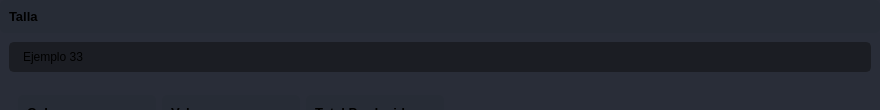
                        <widget class="QFrame" name="frame_div_content_5">
                         <property name="minimumSize">
                          <size>
                           <width>0</width>
                           <height>110</height>
                          </size>
                         </property>
                         <property name="maximumSize">
                          <size>
                           <width>16777215</width>
                           <height>110</height>
                          </size>
                         </property>
                         <property name="styleSheet">
                          <string notr="true">background-color: rgb(41, 45, 56);
border-radius: 5px;
</string>
                         </property>
                         <property name="frameShape">
                          <enum>QFrame::NoFrame</enum>
                         </property>
                         <property name="frameShadow">
                          <enum>QFrame::Raised</enum>
                         </property>
                         <layout class="QVBoxLayout" name="verticalLayout_36">
                          <property name="spacing">
                           <number>0</number>
                          </property>
                          <property name="leftMargin">
                           <number>0</number>
                          </property>
                          <property name="topMargin">
                           <number>0</number>
                          </property>
                          <property name="rightMargin">
                           <number>0</number>
                          </property>
                          <property name="bottomMargin">
                           <number>0</number>
                          </property>
                          <item>
                           <widget class="QFrame" name="frame_title_wid_6">
                            <property name="maximumSize">
                             <size>
                              <width>16777215</width>
                              <height>35</height>
                             </size>
                            </property>
                            <property name="styleSheet">
                             <string notr="true">background-color: rgb(39, 44, 54);</string>
                            </property>
                            <property name="frameShape">
                             <enum>QFrame::StyledPanel</enum>
                            </property>
                            <property name="frameShadow">
                             <enum>QFrame::Raised</enum>
                            </property>
                            <layout class="QVBoxLayout" name="verticalLayout_37">
                             <item>
                              <widget class="QLabel" name="labelBoxBlenderInstalation_14">
                               <property name="font">
                                <font>
                                 <family>Segoe UI</family>
                                 <pointsize>10</pointsize>
                                 <weight>75</weight>
                                 <bold>true</bold>
                                </font>
                               </property>
                               <property name="styleSheet">
                                <string notr="true"/>
                               </property>
                               <property name="text">
                                <string>Talla</string>
                               </property>
                              </widget>
                             </item>
                            </layout>
                           </widget>
                          </item>
                          <item>
                           <widget class="QFrame" name="frame_content_wid_6">
                            <property name="frameShape">
                             <enum>QFrame::NoFrame</enum>
                            </property>
                            <property name="frameShadow">
                             <enum>QFrame::Raised</enum>
                            </property>
                            <layout class="QVBoxLayout" name="verticalLayout_38">
                             <item>
                              <layout class="QVBoxLayout" name="verticalLayout_39">
                               <property name="bottomMargin">
                                <number>0</number>
                               </property>
                               <item>
                                <widget class="QLineEdit" name="CampoTalla">
                                 <property name="minimumSize">
                                  <size>
                                   <width>0</width>
                                   <height>30</height>
                                  </size>
                                 </property>
                                 <property name="styleSheet">
                                  <string notr="true">QLineEdit {
	background-color: rgb(27, 29, 35);
	border-radius: 5px;
	border: 2px solid rgb(27, 29, 35);
	padding-left: 10px;
}
QLineEdit:hover {
	border: 2px solid rgb(64, 71, 88);
}
QLineEdit:focus {
	border: 2px solid rgb(91, 101, 124);
}</string>
                                 </property>
                                 <property name="text">
                                  <string>Ejemplo 33 </string>
                                 </property>
                                 <property name="placeholderText">
                                  <string>Your Password</string>
                                 </property>
                                </widget>
                               </item>
                               <item>
                                <widget class="QFrame" name="frame_3">
                                 <property name="minimumSize">
                                  <size>
                                   <width>0</width>
                                   <height>150</height>
                                  </size>
                                 </property>
                                 <property name="frameShape">
                                  <enum>QFrame::StyledPanel</enum>
                                 </property>
                                 <property name="frameShadow">
                                  <enum>QFrame::Raised</enum>
                                 </property>
                                 <layout class="QHBoxLayout" name="horizontalLayout_9">
                                  <item>
                                   <widget class="QFrame" name="frame_div_content_8">
                                    <property name="minimumSize">
                                     <size>
                                      <width>0</width>
                                      <height>110</height>
                                     </size>
                                    </property>
                                    <property name="maximumSize">
                                     <size>
                                      <width>16777215</width>
                                      <height>110</height>
                                     </size>
                                    </property>
                                    <property name="styleSheet">
                                     <string notr="true">background-color: rgb(41, 45, 56);
border-radius: 5px;
</string>
                                    </property>
                                    <property name="frameShape">
                                     <enum>QFrame::NoFrame</enum>
                                    </property>
                                    <property name="frameShadow">
                                     <enum>QFrame::Raised</enum>
                                    </property>
                                    <layout class="QVBoxLayout" name="verticalLayout_48">
                                     <property name="spacing">
                                      <number>0</number>
                                     </property>
                                     <property name="leftMargin">
                                      <number>0</number>
                                     </property>
                                     <property name="topMargin">
                                      <number>0</number>
                                     </property>
                                     <property name="rightMargin">
                                      <number>0</number>
                                     </property>
                                     <property name="bottomMargin">
                                      <number>0</number>
                                     </property>
                                     <item>
                                      <widget class="QFrame" name="frame_title_wid_9">
                                       <property name="maximumSize">
                                        <size>
                                         <width>16777215</width>
                                         <height>35</height>
                                        </size>
                                       </property>
                                       <property name="styleSheet">
                                        <string notr="true">background-color: rgb(39, 44, 54);</string>
                                       </property>
                                       <property name="frameShape">
                                        <enum>QFrame::StyledPanel</enum>
                                       </property>
                                       <property name="frameShadow">
                                        <enum>QFrame::Raised</enum>
                                       </property>
                                       <layout class="QVBoxLayout" name="verticalLayout_50">
                                        <item>
                                         <widget class="QLabel" name="labelBoxBlenderInstalation_19">
                                          <property name="font">
                                           <font>
                                            <family>Segoe UI</family>
                                            <pointsize>10</pointsize>
                                            <weight>75</weight>
                                            <bold>true</bold>
                                           </font>
                                          </property>
                                          <property name="styleSheet">
                                           <string notr="true"/>
                                          </property>
                                          <property name="text">
                                           <string>Color</string>
                                          </property>
                                         </widget>
                                        </item>
                                       </layout>
                                      </widget>
                                     </item>
                                     <item>
                                      <widget class="QFrame" name="frame_content_wid_9">
                                       <property name="frameShape">
                                        <enum>QFrame::NoFrame</enum>
                                       </property>
                                       <property name="frameShadow">
                                        <enum>QFrame::Raised</enum>
                                       </property>
                                       <layout class="QVBoxLayout" name="verticalLayout_51">
                                        <item>
                                         <layout class="QVBoxLayout" name="verticalLayout_57">
                                          <property name="bottomMargin">
                                           <number>0</number>
                                          </property>
                                          <item>
                                           <widget class="QLineEdit" name="CampoColor">
                                            <property name="minimumSize">
                                             <size>
                                              <width>0</width>
                                              <height>30</height>
                                             </size>
                                            </property>
                                            <property name="styleSheet">
                                             <string notr="true">QLineEdit {
	background-color: rgb(27, 29, 35);
	border-radius: 5px;
	border: 2px solid rgb(27, 29, 35);
	padding-left: 10px;
}
QLineEdit:hover {
	border: 2px solid rgb(64, 71, 88);
}
QLineEdit:focus {
	border: 2px solid rgb(91, 101, 124);
}</string>
                                            </property>
                                            <property name="text">
                                             <string>Ejemplo NEGRO</string>
                                            </property>
                                            <property name="placeholderText">
                                             <string>Your Password</string>
                                            </property>
                                           </widget>
                                          </item>
                                         </layout>
                                        </item>
                                       </layout>
                                      </widget>
                                     </item>
                                    </layout>
                                   </widget>
                                  </item>
                                  <item>
                                   <widget class="QFrame" name="frame_div_content_10">
                                    <property name="minimumSize">
                                     <size>
                                      <width>0</width>
                                      <height>110</height>
                                     </size>
                                    </property>
                                    <property name="maximumSize">
                                     <size>
                                      <width>16777215</width>
                                      <height>110</height>
                                     </size>
                                    </property>
                                    <property name="styleSheet">
                                     <string notr="true">background-color: rgb(41, 45, 56);
border-radius: 5px;
</string>
                                    </property>
                                    <property name="frameShape">
                                     <enum>QFrame::NoFrame</enum>
                                    </property>
                                    <property name="frameShadow">
                                     <enum>QFrame::Raised</enum>
                                    </property>
                                    <layout class="QVBoxLayout" name="verticalLayout_55">
                                     <property name="spacing">
                                      <number>0</number>
                                     </property>
                                     <property name="leftMargin">
                                      <number>0</number>
                                     </property>
                                     <property name="topMargin">
                                      <number>0</number>
                                     </property>
                                     <property name="rightMargin">
                                      <number>0</number>
                                     </property>
                                     <property name="bottomMargin">
                                      <number>0</number>
                                     </property>
                                     <item>
                                      <widget class="QFrame" name="frame_title_wid_11">
                                       <property name="maximumSize">
                                        <size>
                                         <width>16777215</width>
                                         <height>35</height>
                                        </size>
                                       </property>
                                       <property name="styleSheet">
                                        <string notr="true">background-color: rgb(39, 44, 54);</string>
                                       </property>
                                       <property name="frameShape">
                                        <enum>QFrame::StyledPanel</enum>
                                       </property>
                                       <property name="frameShadow">
                                        <enum>QFrame::Raised</enum>
                                       </property>
                                       <layout class="QVBoxLayout" name="verticalLayout_56">
                                        <item>
                                         <widget class="QLabel" name="labelBoxBlenderInstalation_21">
                                          <property name="font">
                                           <font>
                                            <family>Segoe UI</family>
                                            <pointsize>10</pointsize>
                                            <weight>75</weight>
                                            <bold>true</bold>
                                           </font>
                                          </property>
                                          <property name="styleSheet">
                                           <string notr="true"/>
                                          </property>
                                          <property name="text">
                                           <string>Valor</string>
                                          </property>
                                         </widget>
                                        </item>
                                       </layout>
                                      </widget>
                                     </item>
                                     <item>
                                      <widget class="QFrame" name="frame_content_wid_11">
                                       <property name="frameShape">
                                        <enum>QFrame::NoFrame</enum>
                                       </property>
                                       <property name="frameShadow">
                                        <enum>QFrame::Raised</enum>
                                       </property>
                                       <layout class="QVBoxLayout" name="verticalLayout_59">
                                        <item>
                                         <layout class="QVBoxLayout" name="verticalLayout_60">
                                          <property name="bottomMargin">
                                           <number>0</number>
                                          </property>
                                          <item>
                                           <widget class="QLineEdit" name="CampoValor">
                                            <property name="minimumSize">
                                             <size>
                                              <width>0</width>
                                              <height>30</height>
                                             </size>
                                            </property>
                                            <property name="styleSheet">
                                             <string notr="true">QLineEdit {
	background-color: rgb(27, 29, 35);
	border-radius: 5px;
	border: 2px solid rgb(27, 29, 35);
	padding-left: 10px;
}
QLineEdit:hover {
	border: 2px solid rgb(64, 71, 88);
}
QLineEdit:focus {
	border: 2px solid rgb(91, 101, 124);
}</string>
                                            </property>
                                            <property name="text">
                                             <string>Ejemplo 5500</string>
                                            </property>
                                            <property name="placeholderText">
                                             <string>Your Password</string>
                                            </property>
                                           </widget>
                                          </item>
                                         </layout>
                                        </item>
                                       </layout>
                                      </widget>
                                     </item>
                                    </layout>
                                   </widget>
                                  </item>
                                  <item>
                                   <widget class="QFrame" name="frame_div_content_9">
                                    <property name="minimumSize">
                                     <size>
                                      <width>0</width>
                                      <height>110</height>
                                     </size>
                                    </property>
                                    <property name="maximumSize">
                                     <size>
                                      <width>16777215</width>
                                      <height>110</height>
                                     </size>
                                    </property>
                                    <property name="styleSheet">
                                     <string notr="true">background-color: rgb(41, 45, 56);
border-radius: 5px;
</string>
                                    </property>
                                    <property name="frameShape">
                                     <enum>QFrame::NoFrame</enum>
                                    </property>
                                    <property name="frameShadow">
                                     <enum>QFrame::Raised</enum>
                                    </property>
                                    <layout class="QVBoxLayout" name="verticalLayout_52">
                                     <property name="spacing">
                                      <number>0</number>
                                     </property>
                                     <property name="leftMargin">
                                      <number>0</number>
                                     </property>
                                     <property name="topMargin">
                                      <number>0</number>
                                     </property>
                                     <property name="rightMargin">
                                      <number>0</number>
                                     </property>
                                     <property name="bottomMargin">
                                      <number>0</number>
                                     </property>
                                     <item>
                                      <widget class="QFrame" name="frame_title_wid_10">
                                       <property name="maximumSize">
                                        <size>
                                         <width>16777215</width>
                                         <height>35</height>
                                        </size>
                                       </property>
                                       <property name="styleSheet">
                                        <string notr="true">background-color: rgb(39, 44, 54);</string>
                                       </property>
                                       <property name="frameShape">
                                        <enum>QFrame::StyledPanel</enum>
                                       </property>
                                       <property name="frameShadow">
                                        <enum>QFrame::Raised</enum>
                                       </property>
                                       <layout class="QVBoxLayout" name="verticalLayout_53">
                                        <item>
                                         <widget class="QLabel" name="labelBoxBlenderInstalation_20">
                                          <property name="font">
                                           <font>
                                            <family>Segoe UI</family>
                                            <pointsize>10</pointsize>
                                            <weight>75</weight>
                                            <bold>true</bold>
                                           </font>
                                          </property>
                                          <property name="styleSheet">
                                           <string notr="true"/>
                                          </property>
                                          <property name="text">
                                           <string>Total Producido</string>
                                          </property>
                                         </widget>
                                        </item>
                                       </layout>
                                      </widget>
                                     </item>
                                     <item>
                                      <widget class="QFrame" name="frame_content_wid_10">
                                       <property name="frameShape">
                                        <enum>QFrame::NoFrame</enum>
                                       </property>
                                       <property name="frameShadow">
                                        <enum>QFrame::Raised</enum>
                                       </property>
                                       <layout class="QVBoxLayout" name="verticalLayout_54">
                                        <item>
                                         <layout class="QVBoxLayout" name="verticalLayout_58">
                                          <property name="bottomMargin">
                                           <number>0</number>
                                          </property>
                                          <item>
                                           <widget class="QLineEdit" name="CampoR">
                                            <property name="minimumSize">
                                             <size>
                                              <width>0</width>
                                              <height>30</height>
                                             </size>
                                            </property>
                                            <property name="styleSheet">
                                             <string notr="true">QLineEdit {
	background-color: rgb(27, 29, 35);
	border-radius: 5px;
	border: 2px solid rgb(27, 29, 35);
	padding-left: 10px;
}
QLineEdit:hover {
	border: 2px solid rgb(64, 71, 88);
}
QLineEdit:focus {
	border: 2px solid rgb(91, 101, 124);
}</string>
                                            </property>
                                            <property name="text">
                                             <string>Ejemplo 10</string>
                                            </property>
                                            <property name="placeholderText">
                                             <string>Your Password</string>
                                            </property>
                                           </widget>
                                          </item>
                                         </layout>
                                        </item>
                                       </layout>
                                      </widget>
                                     </item>
                                    </layout>
                                   </widget>
                                  </item>
                                  <item>
                                   <widget class="QPushButton" name="pushButton">
                                    <property name="minimumSize">
                                     <size>
                                      <width>150</width>
                                      <height>30</height>
                                     </size>
                                    </property>
                                    <property name="font">
                                     <font>
                                      <family>Segoe UI</family>
                                      <pointsize>9</pointsize>
                                     </font>
                                    </property>
                                    <property name="styleSheet">
                                     <string notr="true">QPushButton {
	border: 2px solid rgb(52, 59, 72);
	border-radius: 5px;	
	background-color: rgb(52, 59, 72);
}
QPushButton:hover {
	background-color: rgb(57, 65, 80);
	border: 2px solid rgb(61, 70, 86);
}
QPushButton:pressed {	
	background-color: rgb(35, 40, 49);
	border: 2px solid rgb(43, 50, 61);
}</string>
                                    </property>
                                    <property name="text">
                                     <string>Guardar tarea</string>
                                    </property>
                                    <property name="icon">
                                     <iconset resource="files.qrc">
                                      <normaloff>:/16x16/icons/16x16/cil-folder-open.png</normaloff>:/16x16/icons/16x16/cil-folder-open.png</iconset>
                                    </property>
                                   </widget>
                                  </item>
                                  <item>
                                   <widget class="QGraphicsView" name="Previw"/>
                                  </item>
                                 </layout>
                                </widget>
                               </item>
                              </layout>
                             </item>
                            </layout>
                           </widget>
                          </item>
                         </layout>
                        </widget>
